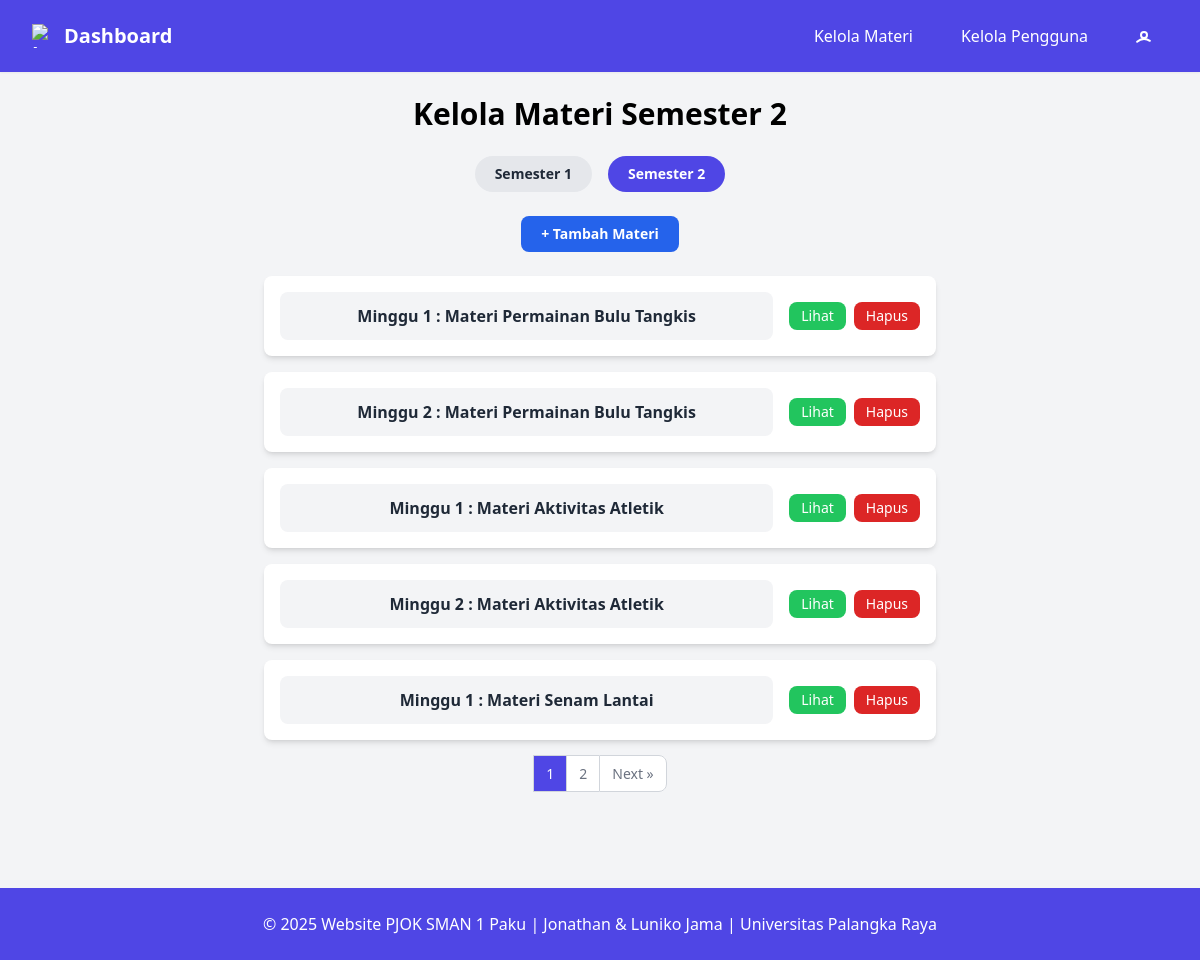
/pages/admin/materi/index.php?semester=2 (signed in), run on the app's committed database.
### tables this page shows
CREATE TABLE `materi` (
  `id_materi` varchar(10) NOT NULL CHECK (`id_materi` like 'MTR%'),
  `judul_materi` varchar(255) NOT NULL,
  `semester_materi` enum('1','2') NOT NULL,
  `isi_materi` longtext DEFAULT NULL,
  `video_materi` varchar(255) DEFAULT NULL,
  `id_admin` varchar(10) DEFAULT NULL,
  `id_guru` varchar(10) DEFAULT NULL,
  `pengubah_terakhir` varchar(10) NOT NULL,
  `role_pengubah` enum('admin','guru','','') NOT NULL,
  `waktu_diubah` datetime NOT NULL DEFAULT current_timestamp()
);

### pages/admin/materi/index.php (the view, shortened to what this page needs)
<?php
require_once "../../../database.php";
$semester = isset($_GET['semester']) && in_array($_GET['semester'], ['1','2'])
    ? $_GET['semester'] : '1';
$perPage    = 5;
$page       = max(1, intval($_GET['page'] ?? 1));
$start      = ($page - 1) * $perPage;
$totalRes   = mysqli_query($conn, "SELECT COUNT(*) AS tot FROM materi WHERE semester_materi='$semester'");
$totalData  = mysqli_fetch_assoc($totalRes)['tot'];
$totalPages = ceil($totalData / $perPage);
$sql    = "SELECT * FROM materi WHERE semester_materi='$semester' ORDER BY id_materi DESC LIMIT $start,$perPage";
$res    = mysqli_query($conn, $sql);
$materi = mysqli_fetch_all($res, MYSQLI_ASSOC);
include "../../../includes/navbar_admin.php";
?>
<!DOCTYPE html>
<html lang="id">
<head>
  <script src="https://cdn.tailwindcss.com"></script>
</head>
<body class="bg-indigo-100 p-4">
  <h1 class="text-3xl font-bold text-black mb-6 text-center">Kelola Materi Semester <?= $semester ?></h1>
  <div class="flex justify-center space-x-4 mb-6">
    <?php for ($s = 1; $s <= 2; $s++): ?>
      <a href="?semester=<?= $s ?>"
         class="px-5 py-2 rounded-full text-sm font-semibold
           <?= $semester == $s
              ? 'bg-indigo-600 text-white'
              : 'bg-gray-200 hover:bg-gray-300'; ?>">
        Semester <?= $s ?>
      </a>
    <?php endfor; ?>
  </div>
  <div class="flex justify-center mb-6">
    <a href="tambah.php?semester=<?= $semester ?>"
       class="bg-blue-600 hover:bg-blue-700 text-white px-5 py-2 rounded-lg font-semibold text-sm">
      + Tambah Materi
    </a>
  </div>
  <div class="space-y-4">
    <?php foreach ($materi as $row): ?>
      <div class="bg-white p-4 rounded-lg shadow-md max-w-2xl mx-auto flex flex-col md:flex-row md:items-center md:justify-between">
        <a href="edit.php?id=<?= htmlspecialchars($row['id_materi']) ?>"
           class="text-center flex-1 bg-gray-100 hover:bg-gray-200 rounded-lg p-3 font-semibold text-gray-800 truncate mb-3 md:mb-0 md:mr-4">
          <?= htmlspecialchars($row['judul_materi']) ?>
        </a>
        <div class="flex space-x-2 justify-center md:justify-end w-full md:w-auto">
          <a href="view.php?id=<?= htmlspecialchars($row['id_materi']) ?>"
             class="bg-green-500 hover:bg-green-600 text-white px-3 py-1 rounded-lg text-sm">Lihat</a>
          <button onclick="confirmDelete('<?= htmlspecialchars($row['id_materi']) ?>')"
             class="bg-red-600 hover:bg-red-700 text-white px-3 py-1 rounded-lg text-sm">Hapus</button>
        </div>
      </div>
    <?php endforeach; ?>
  </div>
  <?php if ($totalPages > 1): ?>
  <nav class="flex justify-center mt-6" aria-label="Pagination">
    <ul class="inline-flex -space-x-px text-sm">
      <?php
      $startPage = max(1, $page - 2);
      $endPage = min($totalPages, $page + 2);
      for ($i = $startPage; $i <= $endPage; $i++): ?>
        <li>
          <a href="?semester=<?= $semester ?>&page=<?= $i ?>"
             class="px-3 py-2 leading-tight border border-gray-300 <?= ($i === $page) ? 'bg-indigo-600 text-white' : 'bg-white text-gray-500 hover:bg-gray-100 hover:text-gray-700'; ?>">
             <?= $i ?>
          </a>
        </li>
      <?php endfor;
      ?>
      <?php if ($page < $totalPages): ?>
        <li>
          <a href="?semester=<?= $semester ?>&page=<?= $page + 1 ?>"
             class="px-3 py-2 leading-tight text-gray-500 bg-white border border-gray-300 rounded-r-lg hover:bg-gray-100 hover:text-gray-700">Next &raquo;</a>
        </li>
      <?php endif; ?>
    </ul>
  </nav>
  <?php endif; ?>
<?php include "../../../includes/footer.php"; ?>
</body>
</html>

### data on the page
materi: judul_materi "Minggu 1 : Materi Permainan Bulu Tangkis"
materi: judul_materi "Minggu 2 : Materi Permainan Bulu Tangkis"
materi: judul_materi "Minggu 1 : Materi Aktivitas Atletik"
materi: judul_materi "Minggu 2 : Materi Aktivitas Atletik"
materi: judul_materi "Minggu 1 : Materi Senam Lantai"

### other printed values
$semester "2"
